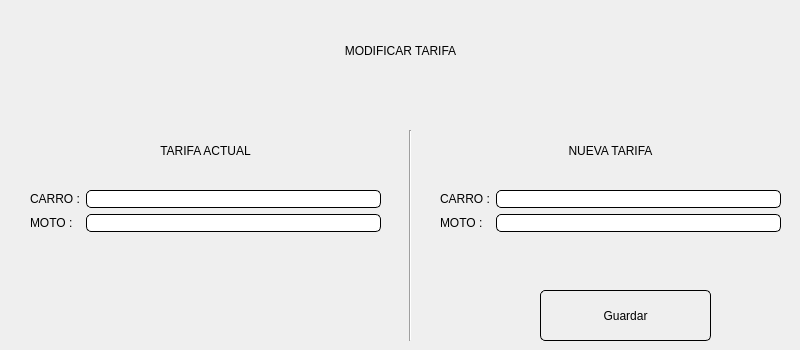
<?xml version="1.0" encoding="UTF-8"?>
<ui version="4.0">
 <class>VentanaModificarTarifa</class>
 <widget class="QMainWindow" name="VentanaModificarTarifa">
  <property name="geometry">
   <rect>
    <x>0</x>
    <y>0</y>
    <width>800</width>
    <height>350</height>
   </rect>
  </property>
  <property name="maximumSize">
   <size>
    <width>800</width>
    <height>350</height>
   </size>
  </property>
  <property name="windowTitle">
   <string>Modificar Tarifa</string>
  </property>
  <property name="styleSheet">
   <string notr="true">QLabel{
font: 20pt &quot;Tahoma&quot;;
}

QLineEdit, QPushButton{
font: 20pt &quot;Tahoma&quot;;
border:1px solid black;
border-radius: 5px;
}

#labelModificarTarifa{
font: 40pt &quot;Tahoma&quot;;
}

#labelTarifaActual, #labelNuevaTarifa{
font: 25pt &quot;Tahoma&quot;;
}

#btnGuardar:hover{
background-color: #2aff27;
}</string>
  </property>
  <widget class="QWidget" name="centralwidget">
   <widget class="QLabel" name="labelModificarTarifa">
    <property name="geometry">
     <rect>
      <x>30</x>
      <y>20</y>
      <width>741</width>
      <height>61</height>
     </rect>
    </property>
    <property name="text">
     <string>MODIFICAR TARIFA</string>
    </property>
    <property name="alignment">
     <set>Qt::AlignCenter</set>
    </property>
   </widget>
   <widget class="QLabel" name="labelTarifaActual">
    <property name="geometry">
     <rect>
      <x>30</x>
      <y>130</y>
      <width>351</width>
      <height>41</height>
     </rect>
    </property>
    <property name="text">
     <string>TARIFA ACTUAL</string>
    </property>
    <property name="alignment">
     <set>Qt::AlignCenter</set>
    </property>
   </widget>
   <widget class="QLabel" name="labelNuevaTarifa">
    <property name="geometry">
     <rect>
      <x>440</x>
      <y>130</y>
      <width>341</width>
      <height>41</height>
     </rect>
    </property>
    <property name="text">
     <string>NUEVA TARIFA</string>
    </property>
    <property name="alignment">
     <set>Qt::AlignCenter</set>
    </property>
   </widget>
   <widget class="QWidget" name="formLayoutWidget">
    <property name="geometry">
     <rect>
      <x>30</x>
      <y>190</y>
      <width>351</width>
      <height>91</height>
     </rect>
    </property>
    <layout class="QFormLayout" name="formLayout">
     <item row="0" column="0">
      <widget class="QLabel" name="label_2">
       <property name="text">
        <string>CARRO :</string>
       </property>
      </widget>
     </item>
     <item row="0" column="1">
      <widget class="QLineEdit" name="txtActualCarro">
       <property name="enabled">
        <bool>false</bool>
       </property>
      </widget>
     </item>
     <item row="1" column="1">
      <widget class="QLineEdit" name="txtActualMoto">
       <property name="enabled">
        <bool>false</bool>
       </property>
      </widget>
     </item>
     <item row="1" column="0">
      <widget class="QLabel" name="label_3">
       <property name="text">
        <string>MOTO :</string>
       </property>
      </widget>
     </item>
    </layout>
   </widget>
   <widget class="QWidget" name="formLayoutWidget_2">
    <property name="geometry">
     <rect>
      <x>440</x>
      <y>190</y>
      <width>341</width>
      <height>91</height>
     </rect>
    </property>
    <layout class="QFormLayout" name="formLayout_2">
     <item row="0" column="0">
      <widget class="QLabel" name="label_5">
       <property name="text">
        <string>CARRO :</string>
       </property>
      </widget>
     </item>
     <item row="1" column="0">
      <widget class="QLabel" name="label_6">
       <property name="text">
        <string>MOTO :</string>
       </property>
      </widget>
     </item>
     <item row="0" column="1">
      <widget class="QLineEdit" name="txtNuevoCarro">
       <property name="maxLength">
        <number>5</number>
       </property>
       <property name="frame">
        <bool>false</bool>
       </property>
      </widget>
     </item>
     <item row="1" column="1">
      <widget class="QLineEdit" name="txtNuevoMoto">
       <property name="inputMask">
        <string/>
       </property>
       <property name="maxLength">
        <number>32767</number>
       </property>
      </widget>
     </item>
    </layout>
   </widget>
   <widget class="Line" name="line">
    <property name="geometry">
     <rect>
      <x>400</x>
      <y>130</y>
      <width>20</width>
      <height>211</height>
     </rect>
    </property>
    <property name="orientation">
     <enum>Qt::Vertical</enum>
    </property>
   </widget>
   <widget class="QPushButton" name="btnGuardar">
    <property name="geometry">
     <rect>
      <x>540</x>
      <y>290</y>
      <width>171</width>
      <height>51</height>
     </rect>
    </property>
    <property name="text">
     <string>Guardar</string>
    </property>
    <property name="icon">
     <iconset>
      <normaloff>F:/UQ/2018-1/VIII. Ingenieria de Software III/ProyectoFinal/Parqueadero/images/icon-guardar.png</normaloff>F:/UQ/2018-1/VIII. Ingenieria de Software III/ProyectoFinal/Parqueadero/images/icon-guardar.png</iconset>
    </property>
    <property name="iconSize">
     <size>
      <width>50</width>
      <height>50</height>
     </size>
    </property>
   </widget>
  </widget>
 </widget>
 <resources/>
 <connections/>
</ui>
